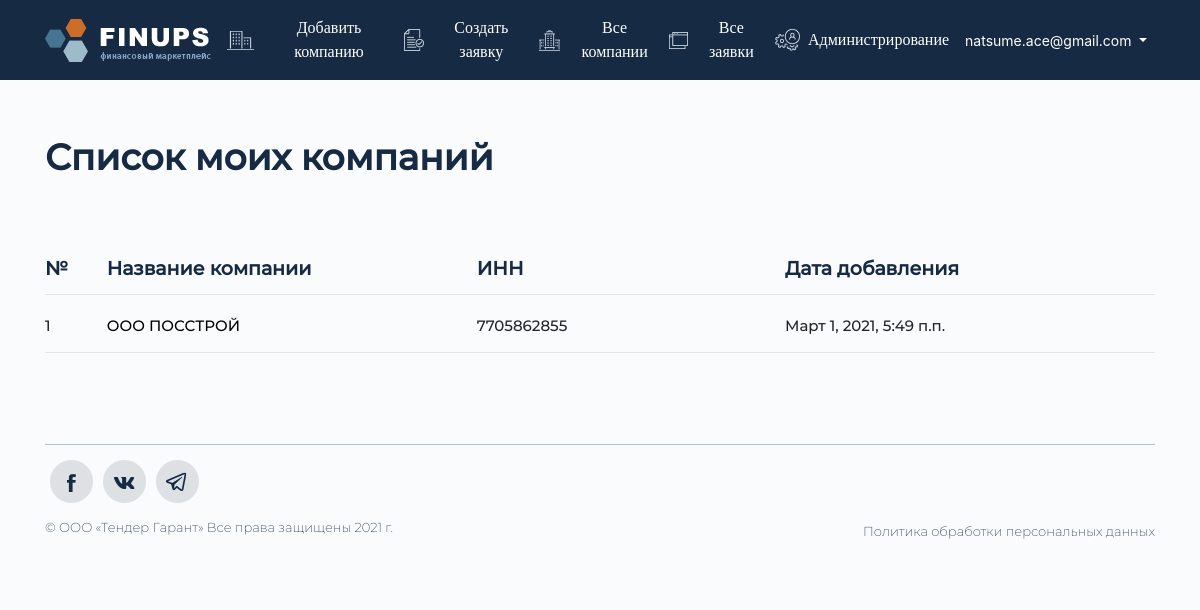
Page /personal/company (signed in) on the committed database.
### user_app/models.py (models this page shows, shortened)
class ClientsEntity(models.Model):
    org_inn = models.BigIntegerField(name='org_inn', verbose_name='ИНН')
    org_form = models.CharField(name='org_form', verbose_name='Форма Организации', max_length=8)
    org_name = models.CharField(name='org_name', verbose_name='Наименование организации', max_length=64)
    org_kpp = models.BigIntegerField(name='org_kpp', verbose_name='КПП')
    org_ogrn = models.BigIntegerField(name='org_ogrn', verbose_name='ОГРН')
    org_r_account = models.BigIntegerField(name='org_r_account', verbose_name='Рассчетный счет')
    org_bank_bic = models.CharField(name='org_bank_bic', verbose_name='БИК', max_length=256)
    org_bank_name = models.CharField(name='org_bank_name', verbose_name='Наименование банка', max_length=128)
    org_bank_cor_acc = models.CharField(name='org_bank_cor_acc', verbose_name='Кор.счет', max_length=256)
    org_gen = models.CharField(name='org_gen', verbose_name='Ген.директор', max_length=128)
    org_buh = models.CharField(name='org_buh', verbose_name='Гл.бухгалтер', max_length=128)
    charter = models.FileField(name='charter', verbose_name='Устав', upload_to=charterFile, null=True, blank=True)
    egru = models.FileField(name='egru', verbose_name='ЕГРЮ/ЕГРИП', upload_to=egruFile, null=True, blank=True)
    certificate = models.FileField(name='certificate', verbose_name='Свидетельство', upload_to=certificateFile, null=True, blank=True)
    gen = models.FileField(name='gen', verbose_name='Решение о назначении генерального директора', upload_to=genFile, null=True, blank=True)
    buh = models.FileField(name='buh', verbose_name='Приказ о назначении главного бухгалтера', upload_to=buhFile, null=True, blank=True)
    bal19 = models.FileField(name='bal19', verbose_name='Баланс за 19 год', upload_to=bal19File, null=True, blank=True)
    bal20 = models.FileField(name='bal20', verbose_name='Баланс за 20 год', upload_to=bal20File, null=True, blank=True)
    date_request = models.DateTimeField(name='date_request', verbose_name='Дата добавления', default=datetime.now())
    owner_id = models.ForeignKey(TypeUser, on_delete=models.CASCADE, verbose_name='Владелец')
    slug = models.SlugField(unique=True)
    class Meta:
        verbose_name = 'Юридическое лицо'
        verbose_name_plural = 'Юридические лица'
    def get_absolute_url(self):
        return reverse('personal:company-detail', kwargs={'slug': self.slug})

### user_app/views.py (the view)
# urls.py: path('company', views.PersonalCompanyView.as_view(), name='personal_company'),
class PersonalCompanyView(LoginRequiredMixin, TemplateView):
    template_name = 'personal/personal_company.html'
    login_url = '/personal/login'
    redirect_field_name = '/personal/company/'
    def get(self, request, *args, **kwargs):
        context = {}
        try:
            base_user = User.objects.get(email=str(self.request.user))
            main_user = models.TypeUser.objects.get(user_id=base_user.id)
            entity = models.ClientsEntity.objects.all().filter(owner_id=main_user.id)
            context['entity_list'] = entity
        except Exception:
            context['error'] = 'Список Ваших команий пуст, но вы можете это исправить.'
        return render(request, self.template_name, context)

### templates/personal/personal_company.html (shortened to what this page needs)
{% extends "personal/base/base.html" %}
{% load static %}
{% block personal__title %}Список моих компаний{% endblock %}
{% block content %}
    {% include 'personal/components/company_list.html' %}
{% endblock %}

### templates/personal/base/header.html (shortened to what this page needs)
{% load static %}
<header>
    <nav class="navbar navbar-expand-lg">
        <div class="container">
            <a class="navbar-brand" href="/">
                <img src="{% static 'img/logo.png' %}" alt="logo">
            </a>
            <div class="collapse navbar-collapse personal__header" id="MenuHeaderRow">
                <ul class="navbar-nav headerMenu">
                    <li class="nav-item personal__header__item">
                        <img src="{% static 'img/personal/build.png' %}" alt="">
                        <a class="nav-link" href="/personal/add-company">Добавить компанию </a>
                    </li>
                    <li class="nav-item personal__header__item">
                        <img src="{% static 'img/personal/blank.png' %}" alt="">
                        <a class="nav-link" href="/personal/create-application">Создать заявку</a>
                    </li>
                    <li class="nav-item personal__header__item">
                        <img src="{% static 'img/personal/more_build.png' %}" alt="">
                        <a class="nav-link" href="/personal/company">Все компании</a>
                    </li>
                    <li class="nav-item personal__header__item">
                        <img src="{% static 'img/personal/list.png' %}" alt="">
                        <a class="nav-link" href="/personal/applications">Все заявки</a>
                    </li>
                    <li class="nav-item personal__header__item">
                        <img src="{% static 'img/personal/admin.png' %}" alt="">
                        <a class="nav-link" href="/personal/administration">Администрирование</a>
                    </li>
                    <li class="nav-item dropdown personal__header__drop">
                        <a class="nav-link dropdown-toggle" href="#" id="navbarDropdownMenuLink" role="button"
                           data-toggle="dropdown" aria-haspopup="true" aria-expanded="false">
                            {{ user.username }}
                        </a>
                    </li>
                </ul>
            </div>
        </div>
    </nav>
</header>

### templates/personal/components/company_list.html (shortened to what this page needs)
{% load static %}
<section class="company_list">
    <div class="container">
        {% if error %}
            <div class="empty-list">
                <p>{{ error }}</p>
            </div>
        {% else %}
            <div class="application__table-lg">
                <div class="table__head">
                    <div class="my-row head__elems">
                        <div class="my-col-1 head__elem">
                            <item>№</item>
                        </div>
                        <div class="my-col-6 head__elem">
                            <item>Название компании</item>
                        </div>
                        <div class="my-col-5 head__elem">
                            <item>ИНН</item>
                        </div>
                        <div class="my-col-6 head__elem">
                            <item>Дата добавления</item>
                        </div>
                    </div>
                    <hr class="border-table">
                </div>
                <div class="table__body">
                    {% for entity in entity_list %}
                        <div class="my-row table__elems">
                            <div class="my-col-1 body__elem">{{ entity.id }}</div>
                            <div class="my-col-6 body__elem"><a href="{{ entity.get_absolute_url }}">{{ entity.org_form }} {{ entity.org_name }}</a></div>
                            <div class="my-col-5 body__elem">{{ entity.org_inn }}</div>
                            <div class="my-col-6 body__elem">{{ entity.date_request }}</div>
                        </div>
                        <hr class="border-table">
                    {% endfor %}
                </div>
            </div>
        {% endif %}
    </div>
</section>

### rows in the picture
ClientsEntity: id "1", org_form "ООО", org_name "ПОССТРОЙ", org_inn "7705862855", date_request "Март 1, 2021, 5:49 п.п."

### other values in the picture
{{ user.username }} "natsume.ace@gmail.com"
